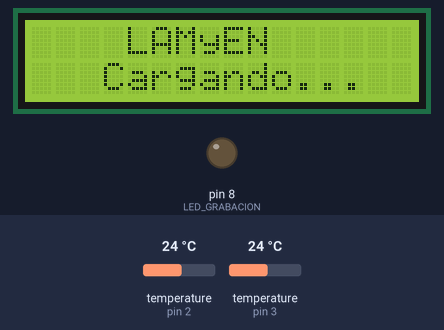
Simulated run of this sketch. Board: Arduino Uno, built with avr-gcc and run on an emulated ATmega328P. On the bench: 16×2 character LCD, output pins drawn as LEDs (lit = HIGH). Wiring (inferred from the names in the program): DS1307 clock at I2C address 0x68. The inputs (shaded band) are chosen by the test bench; at power-on: temperature (sensors on pin 2, pin 3) 24 °C. The local clock reads 2024-03-15 10:24:30 at power-on unless the sketch sets it; storage starts empty; what the sketch prints to the serial monitor is not drawn.

Above: at 5.3 s.
6.6 s: temperature (sensor on pin 2) set to 12 °C
At 10.5 s:
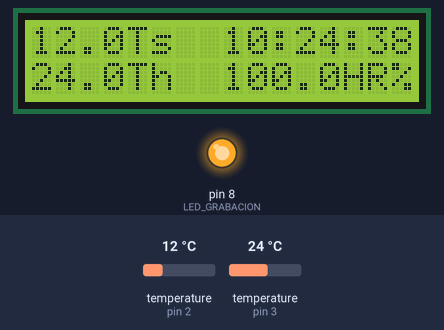
12.0 s: temperature (sensor on pin 3) set to 12 °C
At 16.9 s:
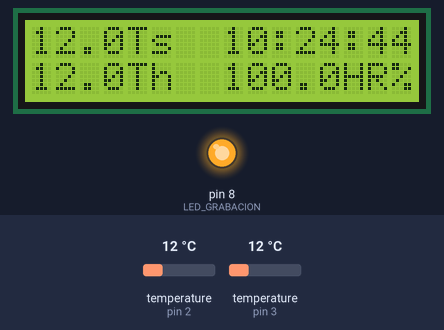
17.4 s: temperature (sensor on pin 2) set to 19 °C
At 19.9 s:
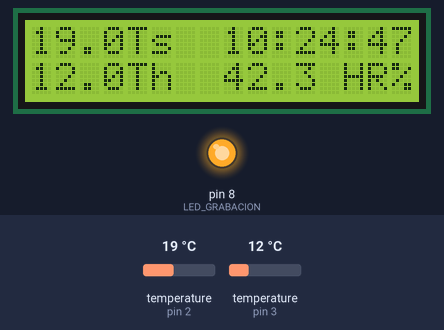
22.4 s: temperature (sensor on pin 3) set to 19 °C
At 26.6 s:
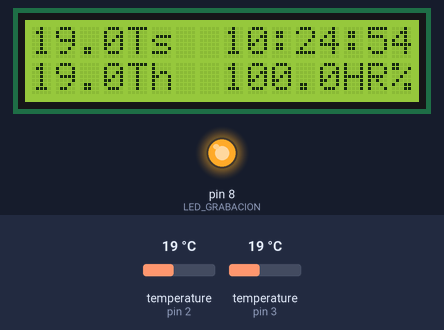
27.8 s: temperature (sensor on pin 2) set to 28 °C
At 32.9 s:
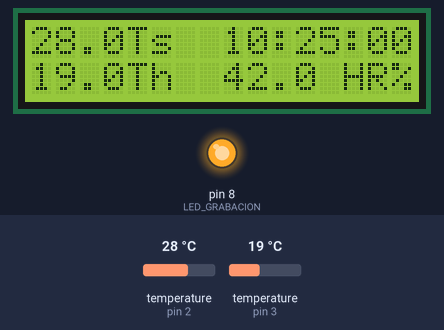
33.2 s: temperature (sensor on pin 3) set to 28 °C
At 36.0 s:
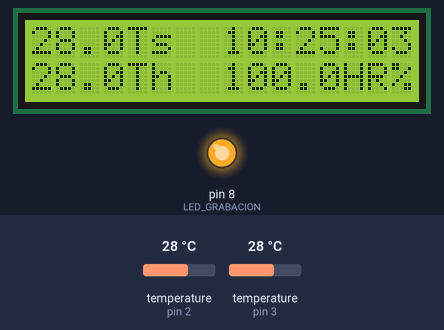
Timing chart, 0 to 37.5 s (numbered marks = the images above; inputs shaded):
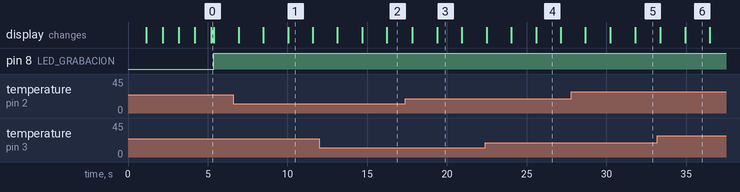

The sketch:

HR-FORMULA_CIBSE-Sensor_-_ds18b20_1.2.1.ino
```cpp
#include <LiquidCrystal_I2C.h>
LiquidCrystal_I2C lcd(0x27, 16, 2); //Direccion de LCD, Pines A4 (SDA) y A5 (SCL)

#include <Wire.h>
#include <math.h>

#include <avr/pgmspace.h> // Función PROGMEM, sirve para que no ocupe datos en la memoria sdram, pero si la flash

#include <OneWire.h>
#include <DallasTemperature.h>

//--------------------MicroSD

#include <SPI.h>
#include <SD.h>
const int chipSelect = 4;
File myFile;

// -- Variables Globales--
byte second, minute, hour, dayOfWeek, dayOfMonth, month, year;

//--------------------LED indicador de Grabacion

#define LED_GRABACION 8    // Funciona solo con el 8, 2 y 3 no responde
int ledState = LOW ; // Estado inicial para el parpadeo del led indicador de grabación

//--------------------RTC
#include "RTClib.h"
RTC_DS1307 rtc;
#define DS1307_I2C_ADDRESS 0x68  // Dirección I2C

//------------------------------ BULBO SECO

OneWire ourWire1(2); // Pin 2 de entrada
DallasTemperature sensors1(&ourWire1); // se declara com ovariable u objeto

float Rseco;
float Vs;
float TSeco;
float R_ths;
float kelvinSeco;
float logRs;

//------------------------------PROMEDIO PARA EL BULBO SECO

const int numReadingsBS = 20;

int readingsBS[numReadingsBS];
int readIndexBS = 0;
int totalBS = 0;
int averageBS = 0;

//------------------------------ BULBO HUMEDO

OneWire ourWire2(3); //Pin 3 de entrada
DallasTemperature sensors2(&ourWire2);

float Rhumedo;
float Vh;
float THumedo;
float R_thh;
float kelvinHumedo;
float logRh;

//------------------------------PROMEDIO PARA EL BULBO HUMEDO

const int numReadingsBH = 20;

int readingsBH[numReadingsBH];
int readIndexBH = 0;
int totalBH = 0;
int averageBH = 0;

//------------------------------CONSTANTES UNIVERSALES

const float K = 4.0; //factor de disipacion en mW/C
const float Vcc = 6.64; //Aqui debemois medir la tensiónde la fuente que se va a utilizar
float HR;

//------------------------------SETEO DE TIEMPOS DE REFRESCO (Display)

unsigned long previousMillis = 0;
const long interval = 2500 ;// Se achico el tiempo para que se pueda ver el segundero del RTC

//------------------------------SETEO DE TIEMPOS DE REFRESCO (Datalogger)

unsigned long previousMillis_1 = 0 ;
const long interval_1 = 1800000;   // 1800000 -> 30 min

//------------------------------SETEO DE TIEMPOS DE REFRESCO (Cálculos)

unsigned long previousMillis_2 = 0;
const long interval_2 = 10 ;

//------------------------------SETEO DE TIEMPOS DE REFRESCO (Bink LED)

unsigned long previousMillis_3 = 0;
const long interval_3 = 250 ;

//------------------------------HUMEDAD RELATIVA

float pwsTSeco;

float TSecoK;

float pwsTHumedo;

float THumedoK;

float pv;

//----------------------------Configuración incial

void setup()
{
  //lcd.clear();
  lcd.init();
  lcd.begin(16, 2);
  lcd.backlight();// Indicamos medidas de LCD
  Wire.begin(); //configura el bus I2C estableciendo arduino como MASTER

  //----Mensaje de Bienvenida----//
  lcd.setCursor(4, 0);
  lcd.print("LAMyEN");

  lcd.setCursor(2, 1);
  lcd.print(" Cargando.");
  delay(1000);
  lcd.setCursor(2, 1);
  lcd.print(" Cargando..");
  delay(1000);
  lcd.setCursor(2, 1);
  lcd.print(" Cargando...");
  delay(1000);
  lcd.clear();

  lcd.setCursor(4, 0);
  lcd.print("LAMyEN");

  lcd.setCursor(2, 1);
  lcd.print(" Cargando.");
  delay(1000);
  lcd.setCursor(2, 1);
  lcd.print(" Cargando..");
  delay(1000);
  lcd.setCursor(2, 1);
  lcd.print(" Cargando...");
  delay(100);
  lcd.clear();

  //------------------------------ Inicio sensores

  sensors1.begin();
  sensors2.begin();

  //------------------------------ Configuramos LED indicador

  pinMode(LED_GRABACION, OUTPUT) ;
  digitalWrite(LED_GRABACION, LOW);

  //------------------------------  inicio MicroSD

  Serial.begin(9600);
  Serial.print(F("Iniciando SD ..."));

  if (!SD.begin(4)) {
    Serial.println(F("No se pudo inicializar"));
    return;
  }
  Serial.println(F("inicializacion exitosa"));
  if (!SD.exists("datalog.csv"))
  {
    myFile = SD.open("datalog.csv", FILE_WRITE);
    if (myFile) {
      Serial.println(F("Archivo nuevo, Escribiendo encabezado(fila 1)"));
      myFile.println("Fecha,Hora,TS,TH,HR");
      myFile.close();
    } else {

      Serial.println(F("Error creando el archivo datalog.csv"));
    }
  }
}

 //------------------------------  Conversor BCD ==> DECIMAL

    byte bcdToDec(byte val)
    {
      return ( (val / 16 * 10) + (val % 16) );
    }

    // -- Imprime con formato de 2 dígitos

    String fprint (int dato)
    {
      String retorno = String(dato);
      if (retorno.length() < 2)
        retorno = "0" + retorno;
      return retorno;

  //------------------------------ Inicio Promedio

  for (int thisReadingBS = 0; thisReadingBS < numReadingsBS; thisReadingBS++)  // Promedio Bulbo Seco
    readingsBS[thisReadingBS] = 0;
  for (int thisReadingBH = 0; thisReadingBH < numReadingsBH; thisReadingBH++)  // Promedio Bulbo Humedo
    readingsBH[thisReadingBH] = 0;

     }


void loop() {

  //------------------------------LED INDICADOR DE ESTADO MICROSD

  if (!SD.exists("datalog.csv")) { // Si el archivo está, queda encendido el led, sino titila
    GrabacionERROR ();
  } else {
    digitalWrite (LED_GRABACION, HIGH);
  }
  //------------------------------INICIAMOS LOS SENSORES

  sensors1.requestTemperatures();
  sensors2.requestTemperatures();

  //------------------------------INICIAMOS RTC

  DateTime now = rtc.now();

  //------------------------------COMIENZO DE LAS FUNCIONES

  //------------------------------RELOJ - Hora en monitor

   LCD_display_Tiempo ();
   RTC ();

  //------------------------------DISPLAY

  unsigned long currentMillis = millis();

  if (currentMillis - previousMillis >= interval) {
    previousMillis = currentMillis;
    LCD_display ();
  }

  //------------------------------MICROSD

  unsigned long currentMillis_1 = millis();

  if (currentMillis_1 - previousMillis_1 >= interval_1) {
    previousMillis_1 = currentMillis_1;
    microSD ();
  }


  //------------------------------CALCULO HUMEDAD RELATIVA

  unsigned long currentMillis_2 = millis();

  if (currentMillis_2 - previousMillis_2 >= interval_2) {
    previousMillis_2 = currentMillis_2;
    HumedadRelativa ();
  }
}

//-------------Funciones-------------//

void HumedadRelativa () {

  //------------------------------Calculo Humedad Relativa--------------------------//

  TSeco = sensors1.getTempCByIndex(0);    // Sensor Bulbo Seco
  THumedo = sensors2.getTempCByIndex(0);  // Sensor Bulbo Humedo

  // FORMULA CIBSE-Facilitada por Marcos

  // Public Function HRpsi(ByVal tBS As Double, ByVal tBH As Double, ByVal p As Double, ByVal Kpsi As Double)
  // HRpsi = Humedad Relativa, calculada con método psicrométrico
  // pv = Presión parcial de vapor
  // Kpsi = Constante psicrométrica
  // Ejemplos
  //     6.66e-4     Sling - CIBSE Guide C 2007 (1.9) -> ********Se opta por este método********
  //     7.99e-4     Screen - CIBSE Guide C 2007 (1.10)

  const float p = 101325; // Valor de la presión atmosférica, obtenido del excel. Promedio anual de la provincia de Santa Fe (Capital)
  const float Kpsi = 6.66e-4; // Metodo Sling, constante

  //-------CONSTANTES

  const float C8 = -5800.2206;
  const float C9 = 1.3914493;
  const float C10 = -0.048640239;
  const float C11 = 0.000041764768;
  const float C12 = -0.000000014452093;
  const float C13 = 6.5459673;

  //-------FORMULA PARA EL CÁLCULO (CIBSE)

  TSecoK = TSeco + 273.15; // ok
  THumedoK = THumedo + 273.15;// ok

  pwsTSeco = exp(C8 / TSecoK + C9 + C10 * TSecoK + C11 * (TSecoK * TSecoK) + C12 * (TSecoK * TSecoK * TSecoK) + C13 * log(TSecoK)); // ok
  pwsTHumedo = exp(C8 / THumedoK + C9 + C10 * THumedoK + C11 * (THumedoK * THumedoK) + C12 * (THumedoK * THumedoK * THumedoK) + C13 * log(THumedoK)); //ok
  pv = pwsTHumedo - (Kpsi) * p * (TSecoK - THumedoK);
  HR = 100 * (pv / pwsTSeco);

}


void LCD_display_Tiempo () {

  //------------------------------MOSTRAR HORA

  lcd.setCursor(8, 0); // En caso de habilitar el segundero atrasar hasta el 8 o más
  lcd.print(fprint(hour)); //imprime hora
  lcd.print(':');
  lcd.print(fprint(minute)); //imprime minutos
  lcd.print(':');
  lcd.print(fprint(second)); //imprime segundos
}


void LCD_display () {

  //------------------------------MOSTRAR VALORES TERMISTOR
  //------------------------------bulbo seco

  if (TSeco < 50) {       // si es mayor a 50, OL, se hace por que se corre la letra TH o TS cuando empieza a contar para el promedio
    lcd.setCursor(0, 0);
    lcd.print(TSeco, 1); // le dejamos una sola décima
    lcd.print("Ts ");
  } else {
    lcd.setCursor(0, 0);
    lcd.print("OL");
    lcd.print("Ts ");
  }
  //------------------------------bulbo húmedo

  if (THumedo < 50) {     //si es mayor a 50, OL, se hace por que se corre la letra TH o TS cuando empieza a contar para el promedio
    lcd.setCursor(0, 1);
    lcd.print(THumedo, 1); // le dejamos una sola décima
    lcd.print("Th ");
  } else {
    lcd.setCursor(0, 1);
    lcd.print("OL");
    lcd.print("Th ");
  }
  //------------------------------humedad Relativa

  if (HR < 100) {
    lcd.setCursor(8, 1);
    lcd.print(HR); // con el floor deja una décima para visualizar (****floor (HR*10)/10) (****
    lcd.setCursor(12, 1);
    lcd.print(" HR%");
  } else {     // Con este IF, pone a 100 cuando la humedad es mayor a 100% (Cuando el cálculo bate fruta en realidad)
    lcd.setCursor(8, 1);
    lcd.print("100.0");
    lcd.setCursor(13, 1);
    lcd.print("HR%");
  }
}


void RTC () {

      // -- Proceso de Lectura --
    Wire.beginTransmission(DS1307_I2C_ADDRESS);   // Linea IC2 en modo escitura
    Wire.write((byte)0x00);                       // Setea el punto de registro a(0x00)
    Wire.endTransmission();                       // Final de la escritura de transmición
    Wire.requestFrom(DS1307_I2C_ADDRESS, 7);      // Abre I2C en modo de envío
    second     = bcdToDec(Wire.read() & 0x7f);    // Lee 7 bytes de datos
    minute     = bcdToDec(Wire.read());
    hour       = bcdToDec(Wire.read() & 0x3f);
    dayOfWeek  = bcdToDec(Wire.read());
    dayOfMonth = bcdToDec(Wire.read());
    month      = bcdToDec(Wire.read());
    year       = bcdToDec(Wire.read());

  }

void microSD () {

  //------------------------------Iniciamos RTC y MicroSD ----> VER SI INICIA AL INICIO!!!!

   /* // -- Proceso de Lectura --
    Wire.beginTransmission(DS1307_I2C_ADDRESS);   // Linea IC2 en modo escitura
    Wire.write((byte)0x00);                       // Setea el punto de registro a(0x00)
    Wire.endTransmission();                       // Final de la escritura de transmición
    Wire.requestFrom(DS1307_I2C_ADDRESS, 7);      // Abre I2C en modo de envío
    second     = bcdToDec(Wire.read() & 0x7f);    // Lee 7 bytes de datos
    minute     = bcdToDec(Wire.read());
    hour       = bcdToDec(Wire.read() & 0x3f);
    dayOfWeek  = bcdToDec(Wire.read());
    dayOfMonth = bcdToDec(Wire.read());
    month      = bcdToDec(Wire.read());
    year       = bcdToDec(Wire.read());
    */

     //-----------------------------------------ESCRITURA MICROSD

    myFile = SD.open("datalog.csv", FILE_WRITE);//abrimos  el archivo

    if (myFile) {

    Serial.print("Escribiendo SD: ");
    myFile.print(fprint(dayOfMonth)); // Día
    myFile.print("/");
    myFile.print(fprint(month)); // Mes
    myFile.print("/");
    myFile.print(fprint(year)); // Año
    myFile.print(" ");
    myFile.print(fprint(hour)); // Hora
    myFile.print(":");
    myFile.print(fprint(minute)); // Minuto
    myFile.print(" ");
    myFile.print(TSeco);
    myFile.print(",");
    myFile.print(THumedo);
    myFile.print(",");
    myFile.println(HR);
    myFile.close(); //cerramos el archivo

    //-----------------------------------------MONITOR SERIAL

    Serial.print(F("Fecha "));
    Serial.print(fprint(dayOfMonth)); // Días
    Serial.print(F("/"));
    Serial.print(fprint(month)); // Mes
    Serial.print("/");
    Serial.print(fprint(year)); // Año
    Serial.print(F(" Hora "));
    Serial.print(fprint(hour)); // Hora
    Serial.print(":");
    Serial.print(fprint(minute)); // Minutos
    Serial.print(F(" "));
    Serial.print(F(" TS:"));
    Serial.print(TSeco);
    Serial.print(F(" TH:"));
    Serial.print(THumedo);
    Serial.print(F(" HR:"));
    Serial.println(HR);
  } else {
    // if the file didn't open, print an error:
    Serial.println("Error al abrir el archivo");
    GrabacionERROR (); // en el caso que de error la lectura del archivo datalog, siempre se comrpueba reiniciando el equipo
  }
}

void GrabacionERROR () {

  unsigned long currentMillis_3 = millis();

  if (currentMillis_3 - previousMillis_3 >= interval_3) {
    previousMillis_3 = currentMillis_3;

    if (ledState == LOW) {
      ledState = HIGH;
    } else {
      ledState = LOW;
    }
    digitalWrite(LED_GRABACION, ledState);
  }
}
```

Measured:
- what the display in image 1 shows lasts 1.5 s, from 10.1 s to 11.6 s
